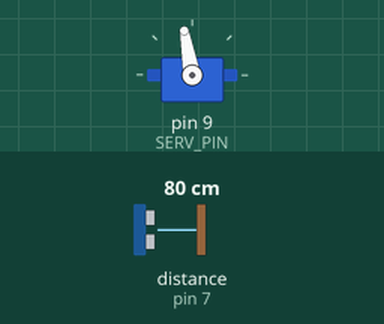
Bench run of a sketch on a simulated Arduino Uno, built with avr-gcc and run on an emulated ATmega328P. Shown: servo. Wiring (inferred from the names in the program): ultrasonic range finder: trigger pin 6; echo pin 7. The inputs (shaded band) are chosen by the test bench; at power-on: distance to the obstacle (sensor on pin 7) 80 cm. The echo pulse lasts 58.3 µs per cm.

Above: at 2.3 s.
2.4 s: distance to the obstacle (sensor on pin 7) set to 53 cm
3.9 s: distance to the obstacle (sensor on pin 7) set to 46 cm
At 4.7 s:
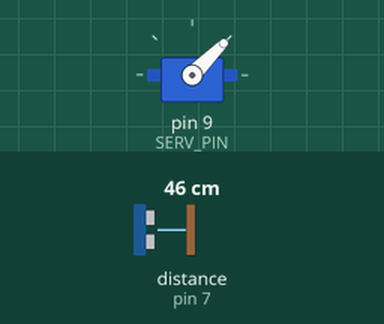
5.5 s: distance to the obstacle (sensor on pin 7) set to 9 cm
7.0 s: distance to the obstacle (sensor on pin 7) set to 6 cm
At 8.2 s:
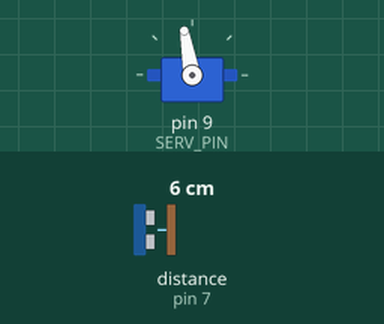
8.5 s: distance to the obstacle (sensor on pin 7) set to 18 cm
At 9.5 s:
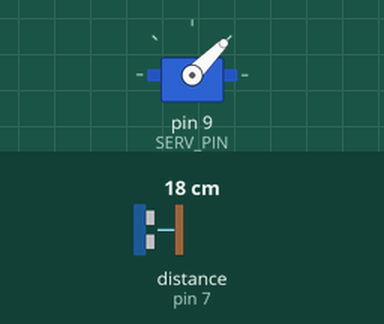
Timing chart, 0 to 11.0 s (numbered marks = the images above; inputs shaded):
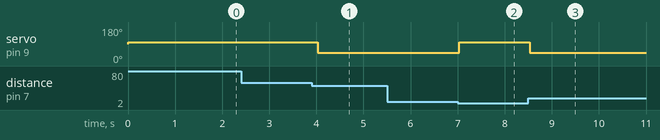

Measured:
- the behaviour switches between 51 and 50 cm on distance to the obstacle (sensor on pin 7) (found by bisection; images 0 and 1)
- the behaviour switches between 8 and 7 cm on distance to the obstacle (sensor on pin 7) (found by bisection; images 1 and 2)
- after the input at 2.4 s, every drawn part: stays the same
- after the input at 3.9 s, servo on pin 9 (SERV_PIN): 100° → 45° after 0.13 s
- after the input at 5.5 s, every drawn part: stays the same
- after the input at 7.0 s, servo on pin 9 (SERV_PIN): 45° → 100° at once
- after the input at 8.5 s, servo on pin 9 (SERV_PIN): 100° → 45° at once

The sketch:

CrowsTrap_2.ino
```cpp
//********************************************************************
//*　超音波距離センサーを使用したカラス捕獲プログラム
//********************************************************************
#include <Servo.h>
Servo myservo;

#define ECHO_PIN 7        // 距離センサーEcho Pin    (超音波入力用の信号を受信)
#define TRIG_PIN 6        // 距離センサーTrigger Pin (超音波出力用の信号を送信)
#define SERV_PIN 9        // サーボモータPin
#define SERVO_VAL_ON 45   // 糸を緩める（リールのロックを外す）
#define SERVO_VAL_OFF 100 // 糸を固定（リールをロック状態（初期値））
int servo_val;            //

double Duration = 0; //受信した間隔
double Distance = 0; //距離

void setup() {
//  Serial.begin( 9600 );
  pinMode( ECHO_PIN, INPUT );
  pinMode( TRIG_PIN, OUTPUT );
  myservo.attach( SERV_PIN );  //サーボの角度命令出力ピンとして設定
  servo_val = SERVO_VAL_OFF;
}
void loop() {
  digitalWrite( TRIG_PIN, LOW );
  delayMicroseconds(2);
  digitalWrite( TRIG_PIN, HIGH ); //超音波を出力
  delayMicroseconds( 10 ); //
  digitalWrite( TRIG_PIN, LOW );
  Duration = pulseIn( ECHO_PIN, HIGH ); //センサからの入力
  if (Duration > 0) {
    Duration = Duration/2; //往復距離を半分にする
    Distance = Duration*340*100/1000000; // 音速を340m/sに設定
//    Serial.print( "Respons:" );
//    Serial.print( Duration );
//    Serial.print( " Distance:" );
//    Serial.print( Distance );
//    Serial.println( " cm" );
  }

  // 7～50cmの時にロック解除
  if( ( Distance >= 7.0 ) && ( Distance <= 50.0 ) ) {
      servo_cnt(SERVO_VAL_ON);
  } else {
      servo_cnt(SERVO_VAL_OFF);
  }
  delay( 500 );
}

// ==============================
// = サーボ制御処理
// ==============================
int servo_cnt( int ang ){
  static int ang_temp;

  // 同じ値が設定されていたら何もしない
  if( ang != ang_temp ){
    ang_temp = ang;
    if( myservo.attached() == false )
      myservo.attach( SERV_PIN );   //デジタル9番ピンをサーボの角度命令出力ピンとして設定
    myservo.write( ang );           //サーボを動かす
//    Serial.println( ang );
    delay( 1000 );
    myservo.detach();
  }
}
```
